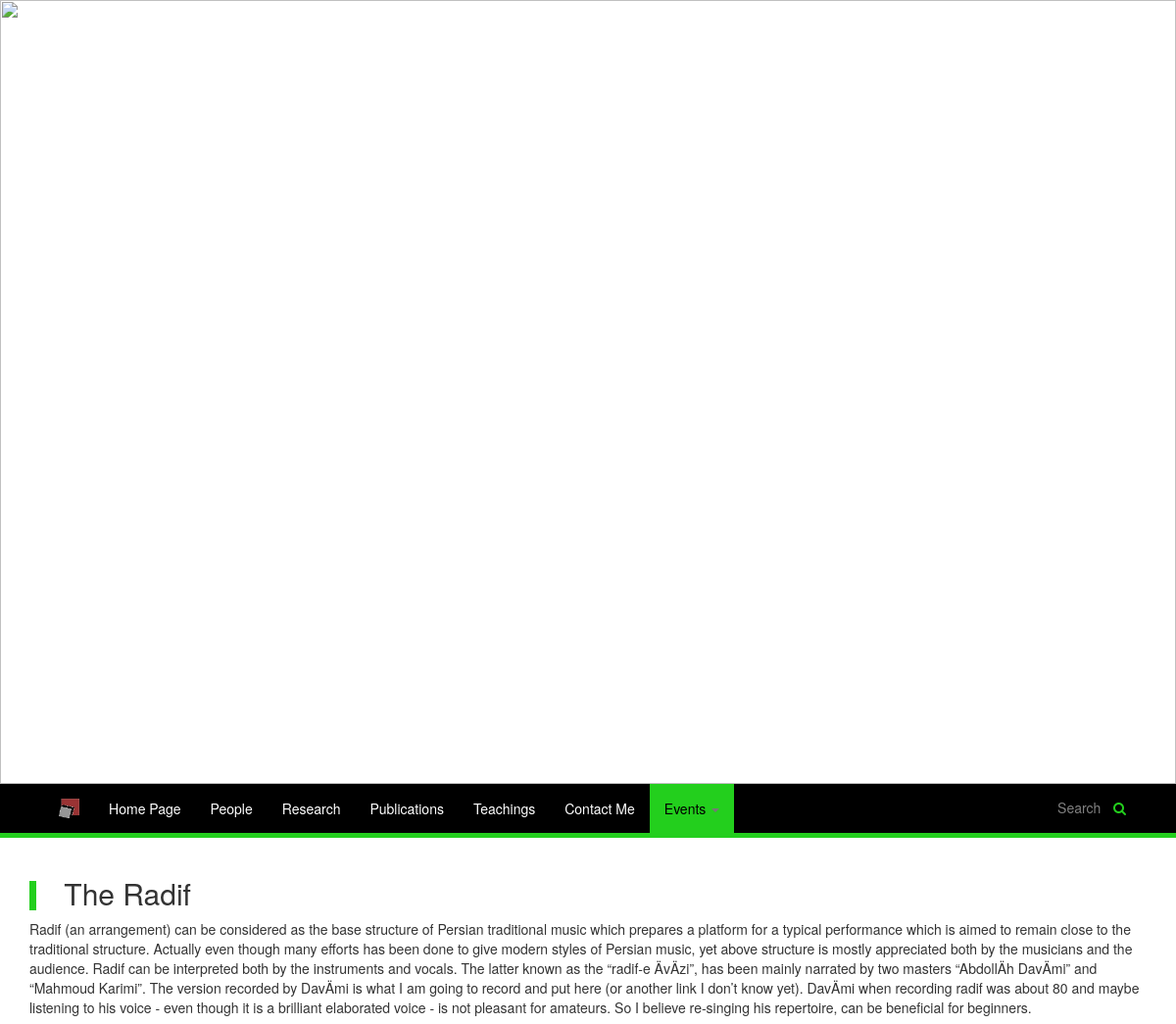
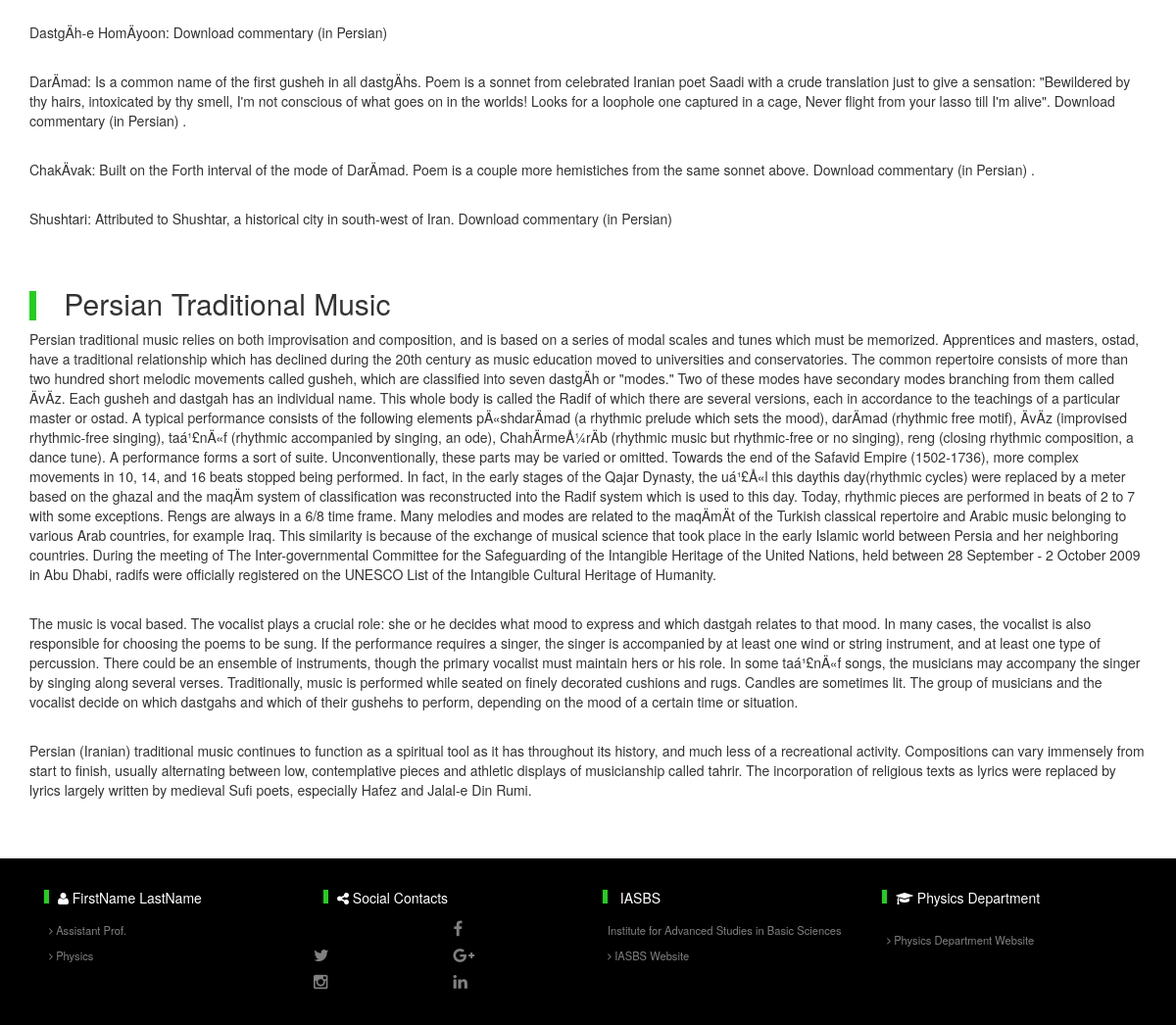
The app's page /preview/beyondscience.php (signed in) with its own data (2 pictures, top to bottom).
### tables this page shows
CREATE TABLE `page` (
  `page_id` varchar(255) NOT NULL,
  `websiteno` int(11) NOT NULL,
  `title` varchar(255) NOT NULL,
  `file_name` varchar(255) NOT NULL,
  `activity_status` tinyint(1) NOT NULL,
  PRIMARY KEY (`page_id`,`websiteno`),
  KEY `website#` (`websiteno`)
);

CREATE TABLE `beyondtopic` (
  `beyondtopic_no` int(11) NOT NULL AUTO_INCREMENT,
  `websiteno` int(11) NOT NULL,
  `title` varchar(1000) NOT NULL,
  `description` varchar(10000) NOT NULL,
  PRIMARY KEY (`beyondtopic_no`)
);

CREATE TABLE `footer_link` (
  `footer_linkno` int(11) NOT NULL AUTO_INCREMENT,
  `websiteno` int(11) NOT NULL,
  `role` tinyint(1) NOT NULL,
  `font_icon` varchar(255) NOT NULL,
  `title` varchar(1024) NOT NULL,
  `description` varchar(1024) NOT NULL,
  `activity_status` tinyint(1) NOT NULL,
  `link_label` varchar(1024) NOT NULL,
  `link_address` varchar(1024) NOT NULL,
  PRIMARY KEY (`footer_linkno`),
  KEY `website#` (`websiteno`)
);

### preview/beyondscience.php (the view, shortened to what this page needs)
<html>
	<head>
		<link rel="stylesheet" type="text/css" href="css/bootstrap.min.css" >
		<link rel="stylesheet" type="text/css" href="css/font-awesome.css" >
		<link rel="stylesheet" type="text/css" href="css/style.css" >
		<?php require_once("../webservices/everypage_technical_header.php"); ?>
	</head>
	<body>
		<?php
			$pageid="beyondscience";
			require_once("header.php");
		?>
		<div class="container">
			<div class="row">
				<?php
					$query="SELECT * FROM `beyondtopic` WHERE websiteno  = ".$websiteno." ;";
					$result=$conn->query($query);
					for($i=0; $i<$result->num_rows ;$i++){
						$row=$result->fetch_assoc();
						echo "
							<div class='card col-xs-12 col-sm-12 col-md-12 col-lg-12'>
								<div class='card-header'>
									<h2>
										<i class='Bar'></i>
										".HTMLDecode($row['title'])."
									</h2>
								</div>
								<div class='card-body'>
									".HTMLDecode($row['description'])."
								</div>
							</div>
						";
					}
				?>
			</div>
		</div>
		<?php
			require_once("footer.php");
		?>
	</body>
</html>

### preview/header.php (shortened to what this page needs)
<?php
	require_once("../webservices/everypage_technical_header.php");
	$HTMLFlag=false;
	$query="SELECT * FROM `page` WHERE websiteno = ".$websiteno." ;";
	$result=$conn->query($query);
	$page=array();
	for($i=0;$i< $result->num_rows ; $i++){
		$row=$result->fetch_assoc();
		$page[$row['page_id']]= $row;
	}
	$List=array('homepage','people','research', 'publications','teachings','contactme');
	$EventsList=array('groupmeetings', 'participatedactivities' ,'beyondscience');
	$query="SELECT `default_header_address`,`logo` FROM `website` WHERE websiteno = ".$websiteno." ;";
	$result=$conn->query($query);
	$row=$result->fetch_assoc();
	$HeaderImage=$row['default_header_address'];
	$HeaderImage=$_SESSION['LoggedIn']."_images/header_".$HeaderImage;
	$LogoImage=$row['logo'];
	$LogoImage= $LogoImage? $_SESSION['LoggedIn']."_images/iasbsLogo.png" : false ;
?>
<header>
	<div class="row">
		<div class="col-lg-12">
			<img style="width:100%;" src="<?php echo $HeaderImage; ?>" />
			<h1 class="carousel-caption" ><?php  ?></h1>
		</div>
	</div>
	<nav class="navbar navbar-default">
		<div class="container">
		    <div class="collapse navbar-collapse" id="myNavbar">
				<ul class="nav navbar-nav">
					<?php
						if($LogoImage) echo "<li class='hidden-xs' ><a href='https://iasbs.ac.ir' target='_blank' ><img src='$LogoImage' style='height:20px;' /></a></li> ";
						foreach($List as $item){
							if($page[$item]['activity_status']==1){
								$class="";
								$href=$page[$item]['file_name'].(($HTMLFlag)? ".html" : ".php");
								echo "<li ".$class." ><a href='".$href."'>".HTMLDecode($page[$item]['title'])."</a></li> ";
							}
						}
					?>
					<?php
						$count=0;
						$print="";
						$active_flag=false;
						foreach($EventsList as $event){
							if($page[$event]['activity_status']==1){
								$count++;
								$class="";
								$href=$page[$event]['file_name'].(($HTMLFlag)? ".html" : ".php");
								if($event==$pageid){
									$class=" class='active' ";
									$href="#";
									$active_flag=true;
								}
								$print.="<li ".$class." ><a href='".$href."'>".HTMLDecode($page[$event]['title'])."</a></li>";
							}
						}
						switch ($count) {
							default:
								echo "<li class='dropdown ".($active_flag?"active":"")."'>
										<a class='dropdown-toggle' data-toggle='dropdown' href='#'>Events
										<span class='caret'></span></a>
										<ul class='dropdown-menu'>".$print."</ul></li>";
								break;
						}
					?>
				</ul>
				<div class="nav navbar-nav navbar-right" >
					<div class="SearchBox hidden-xs">
						<input type="text" placeholder="Search" />
						<button><i class="fa fa-search"></i></button>
					</div>
				</div>
			</div>
		</div>
	</nav>
</header>

### webservices/everypage_technical_header.php (shortened to what this page needs)
<?php
    include("database_header.php");
    $query="SELECT * FROM user WHERE username='".$_SESSION['LoggedIn']."' ;";
    $result = $conn->query($query);
    if( $result->num_rows > 0){
        $row = $result->fetch_assoc();
        $websiteno=$row['websiteno'];
    }else{
        $websiteno=-1;
        $profile_pic_add="../app_data/img/profilepic/default.jpg";
        $profile_pic_caption="";
    }
    function HTMLDecode($str){
        $str=str_replace("&SINGLEQUOTE", "'", $str);
        $str=str_replace("&DOUBLEQUOTE", '"', $str);
        $str=str_replace("&NEWLINE", '<br/>', $str);
        return $str;
    }
?>

### preview/css/style.css (style rules this page uses)
.navbar-default { background-color: #000000; border-color: #23cf1d; border-width: 0; border-radius: 0; border-bottom-width: 5px; }
.navbar-default .navbar-nav > li > a { color: white; }
.navbar-default .navbar-nav > .active > a, .navbar-default .navbar-nav > .active > a:hover, .navbar-default .navbar-nav > .active > a:focus { color: #000000; background-color: #23cf1d; }
.navbar-default .navbar-nav > .dropdown > a .caret { border-top-color: #777; border-bottom-color: #777; }
.SearchBox { background-color: #000000; color: #23cf1d; padding-left:15px; padding-right:15px; margin-top:10px; }
.SearchBox input[type=text] { height:2em; background-color: #000000; color: #fff; padding:3px; border-width: 0; margin-right:0; }
.SearchBox button { height:2em; background-color: #000000;; color: #23cf1d; border:0; }
@media only screen and (min-width : 992px) and (max-width : 1200px) { .navbar-default .navbar-nav > li > a { font-size:1em; } }
@media only screen and (min-width : 992px) and (max-width : 1200px) { .navbar-nav .SearchBox input[type=text] { width: 50px; } }
.Bar:before { content: ''; display: inline-block; width: 7px; height: 1em; margin-right:20px; margin-bottom:-5px; background-color: #23cf1d; }
.card { margin-bottom:30px; }

### records on screen
page: title "Home Page"
page: title "People"
page: title "Research"
page: title "Publications"
page: title "Teachings"
page: title "Contact Me"
beyondtopic: title "The Radif Radif (an arrangement) can be considered as the base structure of Persian traditional music which prepares a platform for a typical performance which is aimed to remain close to the traditional structure. Actually even though many efforts has been done to give modern styles of Persian music, yet above structure is mostly appreciated both by the musicians and the audience. Radif can be interpreted both by the instruments and vocals. The latter known as the “radif-e ÄvÄzi”, has been mainly narrated by two masters “AbdollÄh DavÄmi” and “Mahmoud Karimi”. The version recorded by DavÄmi is what I am going to record and put here (or another link I don’t know yet). DavÄmi when…"
beyondtopic: title "Persian Traditional Music Persian traditional music relies on both improvisation and composition, and is based on a series of modal scales and tunes which must be memorized. Apprentices and masters, ostad, have a traditional relationship which has declined during the 20th century as music education moved to universities and conservatories. The common repertoire consists of more than two hundred short melodic movements called gusheh, which are classified into seven dastgÄh or \"modes.\" Two of these modes have secondary modes branching from them called ÄvÄz. Each gusheh and dastgah has an individual name. This whole body is called the Radif of which there are several versions, each in…"
footer_link: title "IASBS Institute for Advanced Studies in Basic Sciences IASBS Website"
footer_link: title "Physics Department Physics Department Website"

### other values on screen
str_replace("&NEWLINE", '<br/>', $str) "FirstName LastName Assistant Prof. Physics"
